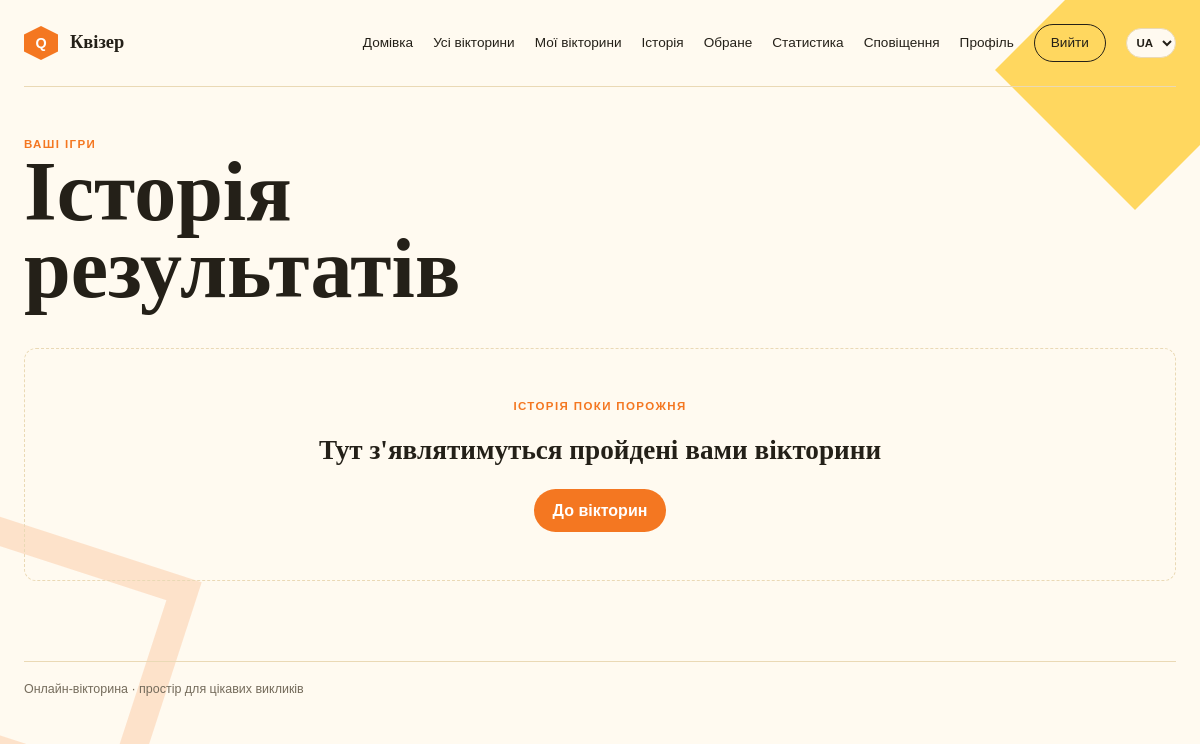
Before: /quizzes/history/ (signed in) with the older database file.
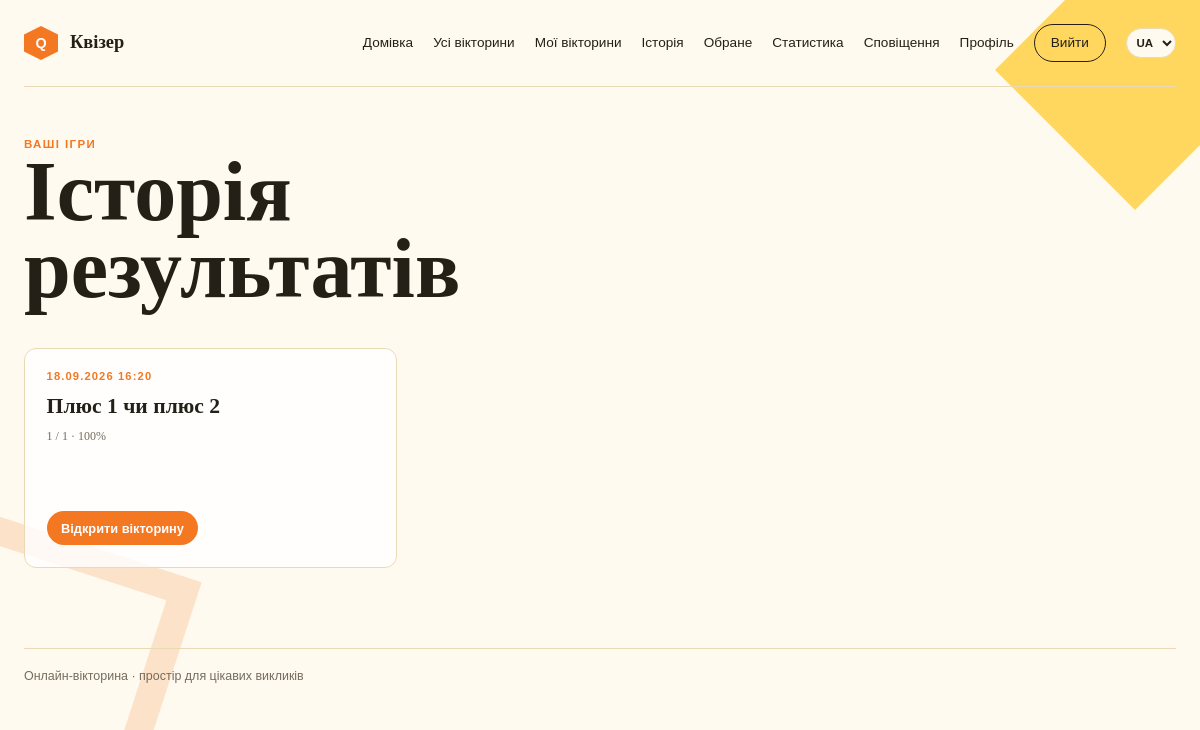
After: the same page with the newer database file.
### quizzes/models.py (models this page shows, shortened)
class QuizAttempt(models.Model):
    quiz = models.ForeignKey(Quiz, on_delete=models.CASCADE, related_name='attempts')
    user = models.ForeignKey(
        settings.AUTH_USER_MODEL,
        on_delete=models.CASCADE,
        related_name='quiz_attempts',
        null=True,
        blank=True,
    )
    score = models.PositiveIntegerField(default=0)
    total = models.PositiveIntegerField(default=0)
    percentage = models.PositiveIntegerField(default=0)
    created_at = models.DateTimeField(auto_now_add=True)
    class Meta:
        ordering = ('-created_at',)
        verbose_name = _('Quiz attempt')
        verbose_name_plural = _('Quiz attempts')

class Quiz(models.Model):
    title = models.CharField(max_length=200)
    description = models.TextField(blank=True)
    category = models.ForeignKey(Category, null=True, blank=True, on_delete=models.SET_NULL, related_name='quizzes', verbose_name=_('Category'))
    shuffle_answers = models.BooleanField(_('Shuffle answers'), default=True)
    shuffle_questions = models.BooleanField(_('Shuffle questions'), default=False)
    announced = models.BooleanField(default=False, editable=False)
    owner = models.ForeignKey(
        settings.AUTH_USER_MODEL,
        on_delete=models.CASCADE,
        related_name='owned_quizzes',
    )
    invite_code = models.CharField(max_length=8, unique=True, editable=False)
    is_published = models.BooleanField(default=False)
    is_private = models.BooleanField(default=False)
    created_at = models.DateTimeField(auto_now_add=True)
    updated_at = models.DateTimeField(auto_now=True)
    class Meta:
        ordering = ('-created_at',)
        verbose_name = _('Quiz')
        verbose_name_plural = _('Quizzes')

### quizzes/views.py (the view)
# urls.py: path('history/', quiz_history_view, name='quiz_history'),
@login_required
def quiz_history_view(request):
    attempts = QuizAttempt.objects.filter(user=request.user).select_related('quiz').order_by('-created_at')
    return render(request, 'quizzes/quiz_history.html', {'attempts': attempts})

### quizzes/context_processors.py (called while the page is built)
def notification_count(request):
    if not request.user.is_authenticated:
        return {}
    return {'unread_notifications': request.user.notifications.filter(
        is_read=False, quiz__is_published=True, quiz__is_private=False).count()}

### quizzes/templates/quizzes/quiz_history.html (shortened to what this page needs)
{% extends 'login/base.html' %}
{% load i18n %}
{% block content %}
<div class="content-header">
    <div>
        <p class="eyebrow">{% trans 'Your games' %}</p>
        <h1>{% trans 'Results history' %}</h1>
    </div>
</div>
{% if attempts %}
<div class="quiz-card-grid">
    {% for attempt in attempts %}
        <article class="quiz-card">
            <span class="card-label">{{ attempt.created_at|date:'d.m.Y H:i' }}</span>
            <h2><a href="{% url 'quiz_detail' attempt.quiz.pk %}">{{ attempt.quiz.title }}</a></h2>
            <p class="card-stats">{{ attempt.score }} / {{ attempt.total }} · {{ attempt.percentage }}%</p>
            <a class="button" href="{% url 'quiz_detail' attempt.quiz.pk %}">{% trans 'Open quiz' %}</a>
        </article>
    {% endfor %}
</div>
{% else %}
<div class="empty-state">
    <p class="eyebrow">{% trans 'No history yet' %}</p>
    <h2>{% trans 'Your completed games will appear here' %}</h2>
    <a class="button" href="{% url 'quiz_list' %}">{% trans 'Go to quizzes' %}</a>
</div>
{% endif %}
{% endblock %}

Changed rows visible on the page:
added QuizAttempt: created_at "18.09.2026 16:20", quiz "Плюс 1 чи плюс 2", score "1", total "1", percentage "100"
Other visible differences:
text no longer shown: "ІСТОРІЯ ПОКИ ПОРОЖНЯ Тут з'являтимуться пройдені вами вікторини До вікторин"
